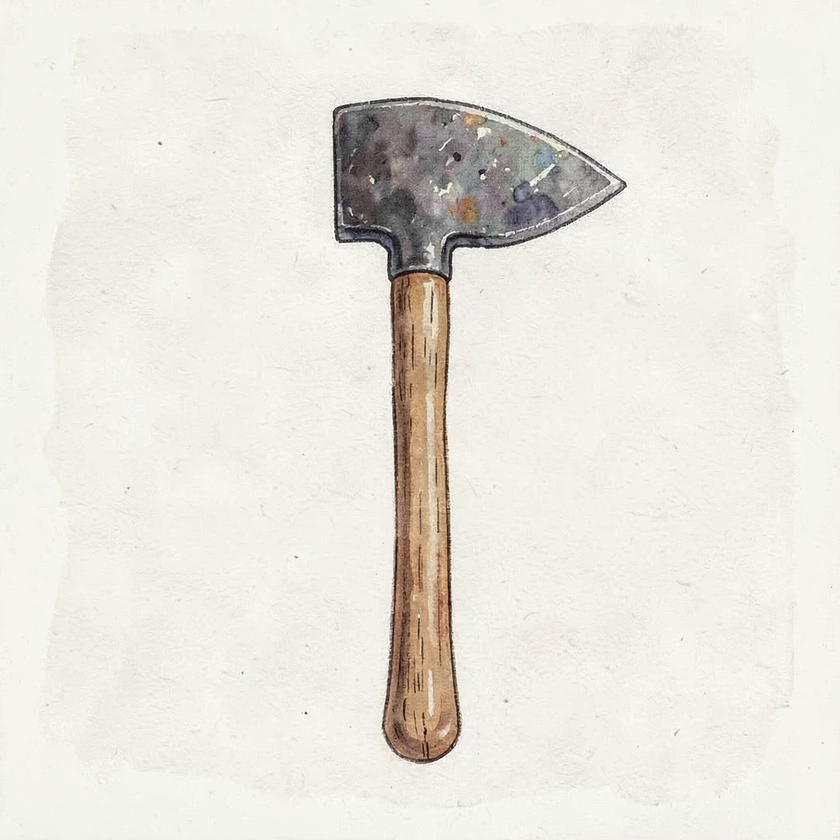
#> input picture Assets/Illustrations/props/iron_pickaxe.png, 840 x 840 px, shrunk from 1024 x 1024 before the run
$ python -i make_mmx_portraits_transparent.py   (imports and definitions only)
#> lines starting #> are read from the running program, lines starting #| are printed output that depends on the picture
#> further down, picture is the input picture: PIL image 840x840 RGB; mean R, G, B 232.8, 229.7, 222.6
#!/usr/bin/env python3
"""
make_mmx_portraits_transparent.py
Convert mmx-generated JPG portraits (with complex backgrounds) to PNG with
alpha channel. Uses GrabCut-inspired approach: dominant background color
detection from corners + edge feathering for clean alpha.

For mmx portraits (photorealistic with detailed backgrounds), the simple
corner-sample approach from make_sprites_transparent.py won't work — those
images have actual scene backgrounds (clouds, ships, etc).

Strategy: use OpenCV GrabCut with a center-biased foreground mask.
Falls back to corner-sampling if cv2 is unavailable.

Usage:
    python3 make_mmx_portraits_transparent.py <input_dir>
"""
import sys
import os
import math
from pathlib import Path
from PIL import Image

try:
    import cv2
    import numpy as np
    HAS_CV2 = True
except ImportError:
    HAS_CV2 = False

TOLERANCE = 50  # Euclidean RGB tolerance for corner-sample fallback


def corner_sample_transparent(img_rgb: Image.Image) -> Image.Image:
    """Simple corner-sample approach for backgrounds with uniform color."""
    w, h = img_rgb.size
#> w = 840; h = 840
    samples = [
        img_rgb.getpixel((5, 5))[:3],
        img_rgb.getpixel((w - 6, 5))[:3],
        img_rgb.getpixel((5, h - 6))[:3],
        img_rgb.getpixel((w - 6, h - 6))[:3],
    ]
#> samples = [(242, 241, 234), (241, 241, 234), (241, 242, 235), (244, 244, 238)]
    bg_rgb = tuple(sum(s[i] for s in samples) // 4 for i in range(3))
#> bg_rgb = (242, 242, 235)

    img = img_rgb.convert('RGBA')
    pixels = img.load()
    for y in range(h):
        for x in range(w):
            r, g, b, a = pixels[x, y]
            d = math.sqrt((r - bg_rgb[0]) ** 2 + (g - bg_rgb[1]) ** 2 + (b - bg_rgb[2]) ** 2)
            if d < TOLERANCE:
                pixels[x, y] = (r, g, b, 0)
    return img


# [75 lines left out: functions grabcut_transparent, process_file, main, not called in this run]


# [2 lines not run here, left out]

>>> from PIL import Image
>>> picture = Image.open('../../Assets/Illustrations/props/iron_pickaxe.png')
>>> result = corner_sample_transparent(picture)
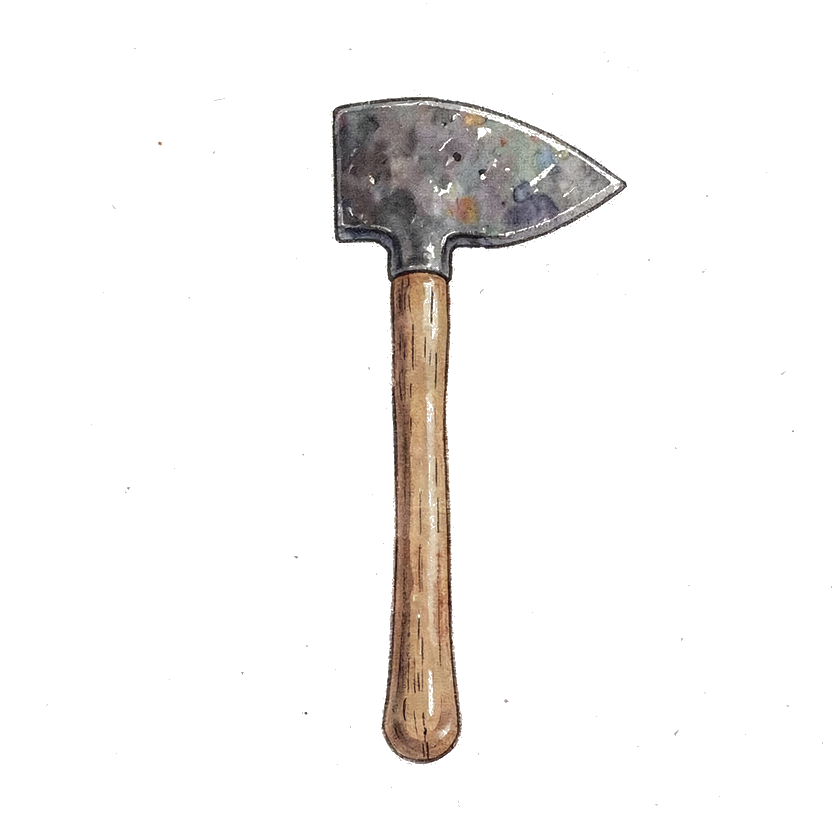
#> result: PIL image 840x840 RGBA; mean R, G, B, A 232.8, 229.7, 222.6, 23.4; transparent parts drawn white

$ run again, on Assets/Illustrations/props/cardamom_pods.png
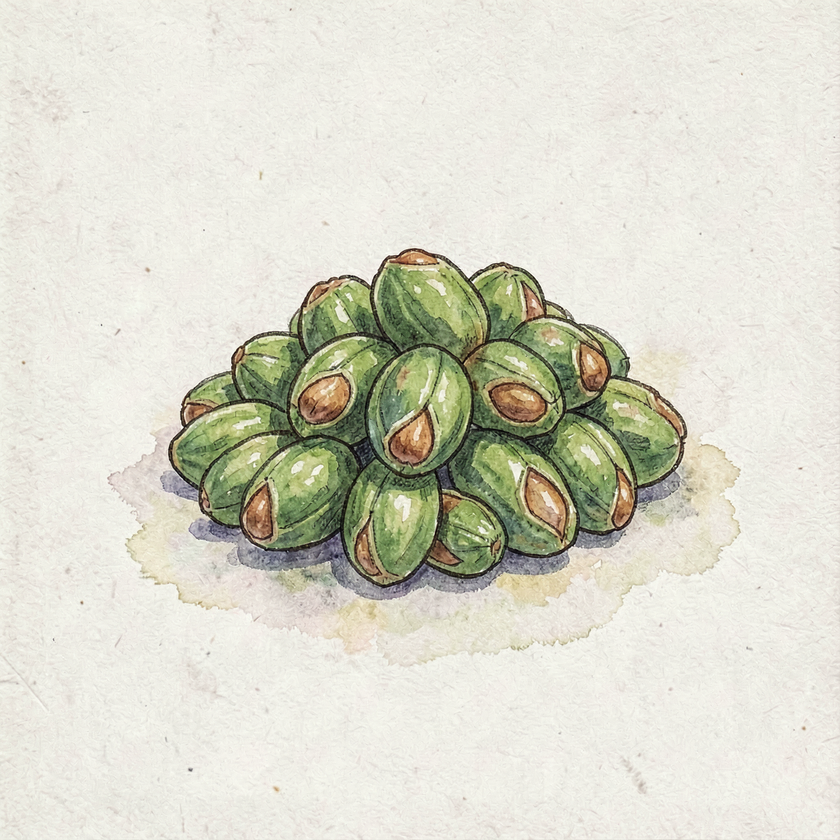
#> input picture Assets/Illustrations/props/cardamom_pods.png, 840 x 840 px, shrunk from 1024 x 1024 before the run
#> picture is the input picture: PIL image 840x840 RGB; mean R, G, B 217.8, 217.1, 203.2
#> samples = [(240, 241, 229), (227, 227, 218), (232, 233, 226), (236, 233, 227)]
#> bg_rgb = (233, 233, 225)
#> `result = corner_sample_transparent(picture)`:
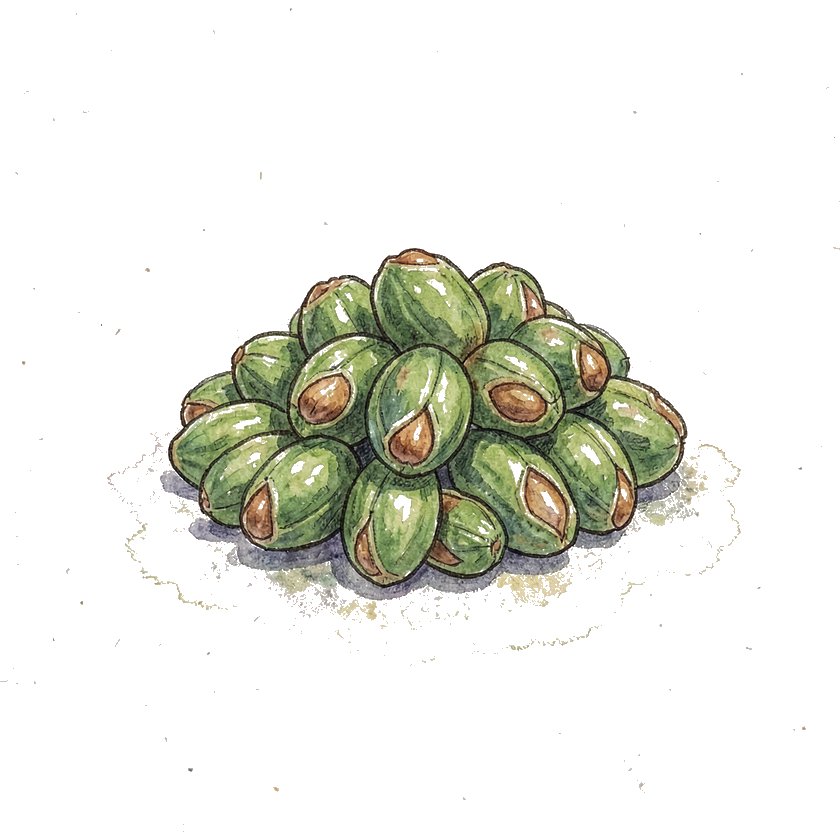
#> result: PIL image 840x840 RGBA; mean R, G, B, A 217.8, 217.1, 203.2, 47; transparent parts drawn white
